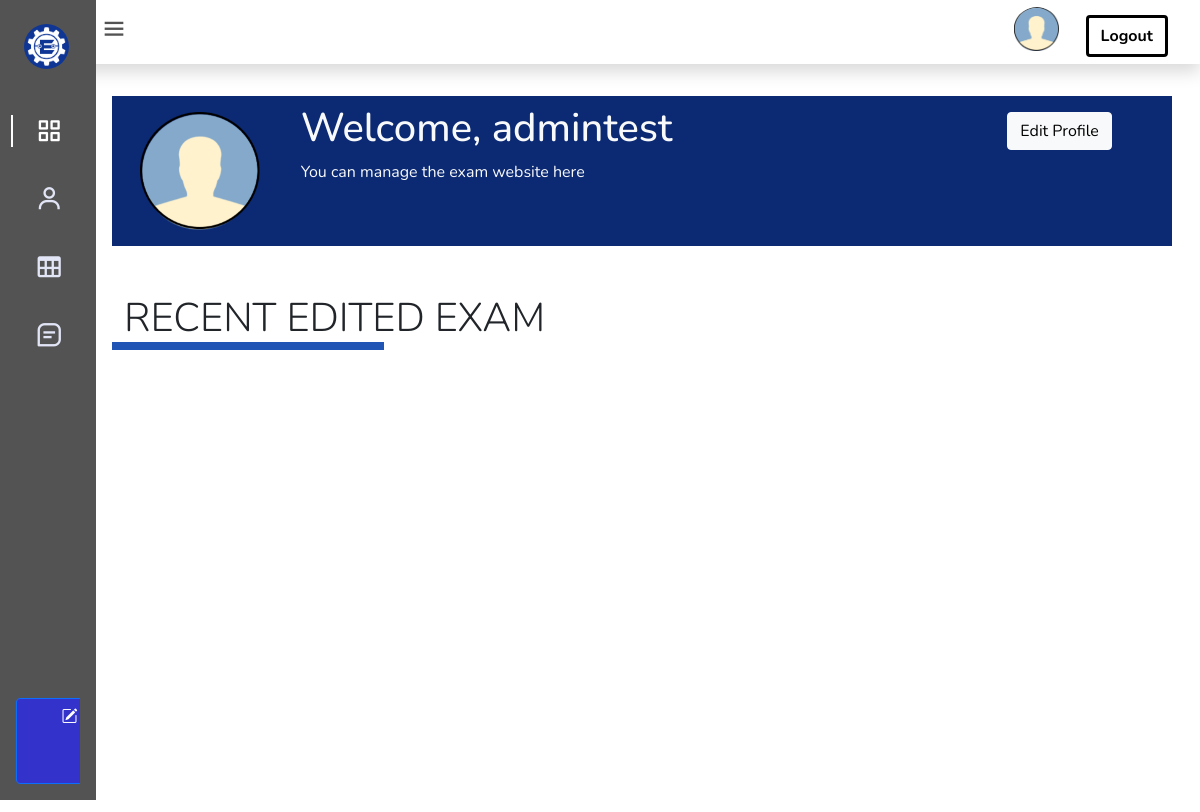
Before: /src/webadmin/AdminHome.php (signed in) with the older database file.
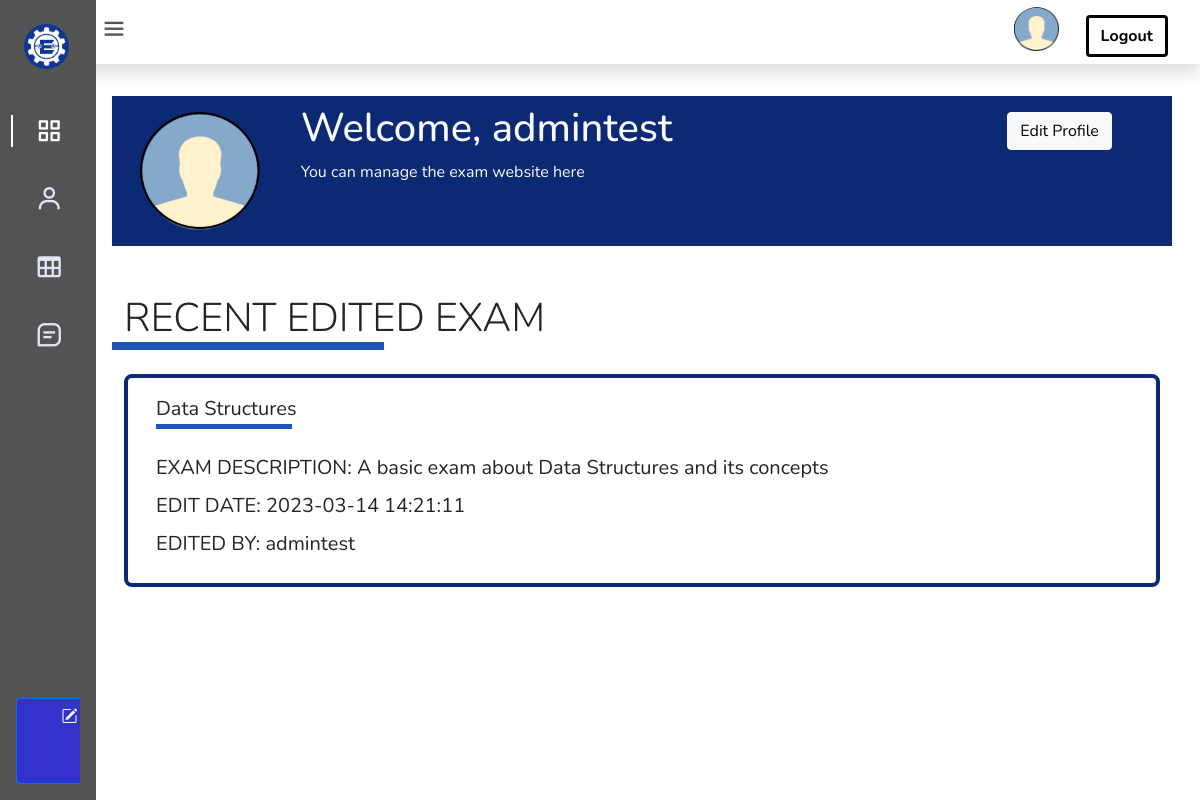
After: the same page with the newer database file.
### tables this page shows
CREATE TABLE `tbExam` (
	`clExID` int(9) UNSIGNED NOT NULL,  
	`clExName` varchar(500) NOT NULL, 
	`clExDescription` varchar(2000) NOT NULL, 
	`clExInstructions` varchar(3000) NOT NULL, 
	`clExPublish` int(1) UNSIGNED NOT NULL,  
	`clExLastEditedBy` int(9) UNSIGNED NOT NULL, 
	`clExPublishedBy` int(9) UNSIGNED DEFAULT NULL, 
	`clExLastEditDate` datetime not null default now(),
    PRIMARY KEY (`clExID`)
);

CREATE TABLE `tbusers` (
	`clUrID` int(9) UNSIGNED NOT NULL AUTO_INCREMENT,  
	`clUrFirstname` varchar(25) NOT NULL, 
	`clUrLastname` varchar(25) NOT NULL, 
	`clUrUsername` varchar(25) NOT NULL, 
	`clUrPassword` text NOT NULL, 
	`clUrLevel` tinyint(1) NOT NULL DEFAULT '1', 
	`clUrdate_added` datetime NOT NULL DEFAULT CURRENT_TIMESTAMP, 
	`clUrcontact_num` varchar(12) DEFAULT NULL, 
	`clUremail` varchar(45) DEFAULT NULL, 
	`clUraddress` varchar(45) DEFAULT NULL, 
	`clUrStatus` int NOT NULL DEFAULT '1', 
	`clUrDateDeleted` datetime DEFAULT NULL, 
	PRIMARY KEY (`clUrID`),
	`clUrLastlogin` datetime NOT NULL DEFAULT current_timestamp(),
  	`clUrPhoto` varchar(255) DEFAULT NULL

);

### src/webadmin/AdminHome.php (the view, shortened to what this page needs)
<?php
include '../includes/connectdb.php';
if($_SESSION['admin_sid']==session_id())
{
    $clUrID = $_SESSION['clUrID'];
    $clUrUsername = $_SESSION['clUrUsername'];
    $result = mysqli_query($connectdb, "SELECT clUrPhoto from tbusers where clUrID = $clUrID;");
    $row = $result->fetch_assoc();
?>
<!DOCTYPE html>
<html>
    <head>
        <link
            href="https://cdn.jsdelivr.net/npm/bootstrap@5.2.1/dist/css/bootstrap.min.css"
            rel="stylesheet"
        />
        <link rel="stylesheet" href="https://cdn.jsdelivr.net/npm/bootstrap-icons@1.4.1/font/bootstrap-icons.css"/>
        <link href="https://cdn.jsdelivr.net/npm/boxicons@latest/css/boxicons.min.css" rel="stylesheet">
        <link href="https://cdn.jsdelivr.net/npm/bootstrap@5.0.0-beta1/dist/css/bootstrap.min.css" rel="stylesheet">
        <link rel="stylesheet" href="../css/admin_home_style.css">
    </head>
    <body id="body-pd">
        <header class="header shadow" id="header">
            <div class="header_toggle">
                <i class='bx bx-menu' id="header-toggle"></i>
            </div>
            <div id="i--account--admin">
                <div class="header_img">
                    <a href="AdminHome.php">
                        <?php
                            if ($row['clUrPhoto'] == ""){
                                echo '<img src="../images/Display Picture Icon.png" alt="display picture">';
                            }
                            else{
                                echo '<img src="../images/user images/'. $row['clUrPhoto'] .'" alt="display picture">';
                            }
                        ?>
                    </a>
                </div>
                <div>
                    <button type="button" class="btn ms-4 mt-2">
                        <a href="../includes/logout.php" class="fw-bold" id="i--button--logout">Logout</a>
                    </button>
                </div>
            </div>
        </header>
        <div class="l-navbar" id="nav-bar">
            <nav class="nav">
                <div>
                    <a href="AdminHome.php" class="nav_logo">
                        <i>
                            <img src="../images/Small Logo.png" alt="Erovoutika Logo" id="i--logo--erovoutika">
                        </i>
                    </a>
                    <div class="nav_list">
                        <a href="AdminHome.php" class="nav_link active">
                            <i class='bx bx-grid-alt nav_icon'></i>
                        </a>
                        <a href="AdminProfile.php" class="nav_link">
                            <i class='bx bx-user nav_icon'></i>
                        </a>
                        <a href="admin_usertable.php" class="nav_link">
                            <i class='bx bx-table nav_icon'></i>
                        </a>
                        <a href="AdminExamList.php" class="nav_link">
                            <i class='bx bx-message-square-detail nav_icon'></i>
                        </a>
                    </div>
                </div>
                    <a href="adminsignup_template.php"  class="btn btn-primary ms-3 mb-3">
                        <i class="bi bi-pencil-square"></i>
                    </a>
                </div>
        <div class="height-100" id="i--container--mainContent">
            <div class="container my-3">
                <div class="row" id="i--row--banner">
                    <div class="col-2">
                        <?php
                            if ($row['clUrPhoto'] == ""){
                                echo '<img src="../images/Display Picture Icon.png" alt="Photo/Icon" class="img-fluid m-3" id="i--banner--dp">';
                            }
                            else{
                                echo '<img src="../images/user images/'. $row['clUrPhoto'] .'" alt="Photo/Icon" class="img-fluid m-3" id="i--banner--dp">';
                            }
                        ?>
                    </div>
                    <div class="col-8">
                        <h1 class="text-light mt-2" id="i--banner--title">Welcome, <?php echo $clUrUsername ?></h1>
                        <p class="text-light" id="i--banner--subtitle">You can manage the exam website here</p>
                    </div>
                    <div class="col-2">
                        <a href = "AdminProfile.php" role="button" class="btn btn-light my-3" id="i--button--editProfile">Edit Profile</a>
                    </div>
                </div>
                <div class="row mt-5">
                    <div class="col display-6">
                        RECENT EDITED EXAM
                    </div>
                </div>
                <div class="row">
                    <div class="col-4" id="i--line--blue"></div>
                </div>
                <div class="row my-2 gy-3">
                <?php
                    $sql = "SELECT * FROM tbexam order by clExLastEditDate desc";
                    $result = $connectdb->query($sql);
                    if ($result->num_rows > 0) {
                    while($row = $result->fetch_assoc()) {
                        $UrLastEditor = $row["clExLastEditedBy"];
                        $query = "SELECT clUrUsername FROM tbusers WHERE clUrID = $UrLastEditor";
                        $rs = $connectdb->query($query);
                        $rw = $rs->fetch_assoc();
                        echo '<div class="col-12">';
                        echo '<div class="card" id="i--card--edit">
                                <div class="card-body">
                                    <div class="container">';
                                echo ' <div class="row fs-5">
                                        '.$row["clExName"].'
                                        </div>
                                        <div class="row" id="i--line--card"></div>
                                        <div class="row mt-4 fs-5">
                                            EXAM DESCRIPTION: '.$row["clExDescription"].'
                                        </div>
                                        <div class="row my-2 fs-5">
                                        EDIT DATE: '.$row["clExLastEditDate"].'
                                        </div>
                                        <div class="row my-2 fs-5">
                                        EDITED BY: '.$rw["clUrUsername"].'
                                        </div>';
                        echo '      </div>
                                </div>
                              </div>';
                        echo '</div>';
                    }
                }
                ?>
                </div>
            </div>
        </div>
    </body>
</html>
<?php
	}
?>

### src/css/admin_home_style.css (style rules this page uses)
:root { --header-height: 3rem; --nav-width: 68px; --first-color: #535353; --first-color-light: #E2E5F6; --white-color: #ffffff; --body-font: 'Nunito', sans-serif; --normal-font-size: 1rem; --z-fixed: 100 }
body { position: relative; margin: var(--header-height) 0 0 0; padding: 0 1rem; font-family: var(--body-font); font-size: var(--normal-font-size); transition: .5s }
a { text-decoration: none }
.header { width: 100%; height: var(--header-height); position: fixed; top: 0; left: 0; display: flex; align-items: center; justify-content: space-between; padding: 0 1rem; background-color: #ffffff; z-index: var(--z-fixed); transition: .5s }
.header_toggle { color: #535353; font-size: 1.75rem; cursor: pointer; }
.header_img { width: 35px; height: 35px; display: flex; justify-content: center; border-radius: 50%; overflow: hidden }
.header_img img { width: 40px }
#i--account--admin { display: inline-flex; justify-content: flex-end; }
button.btn.ms-4.mt-2 { border-color: black; border-width: 0.2rem; }
#i--button--logout { color: black; }
.l-navbar { position: fixed; top: 0; left: -30%; width: var(--nav-width); height: 100vh; background-color: var(--first-color); padding: .5rem 1rem 0 -1; transition: .5s; z-index: var(--z-fixed) }
.nav { height: 100%; display: flex; flex-direction: column; justify-content: space-between; overflow: hidden }
.nav_logo, .nav_link { display: grid; grid-template-columns: max-content max-content; align-items: center; column-gap: 1rem; padding: .5rem 0 .5rem 1.5rem }
.nav_logo { margin-bottom: 2rem }
#i--logo--erovoutika { width: 45px; height: 45px; border-radius: 50%; overflow: hidden; font-size: 1.5rem }
.nav_link { position: relative; color: var(--first-color-light); margin-bottom: 1.5rem; transition: .3s }
.nav_list { margin-left: .7rem; }
.nav_icon { font-size: 1.75rem }
a.btn.ms-3.mb-3 { background-color: #3333CC; color: #ffffff; }
#i--container--mainContent { padding-top: 1rem; margin-top: 1rem }
#i--row--banner { background: #0C2A73; }
#i--banner--dp { height: auto; width: 7.5rem }
#i--line--blue { background: #2055B5; height: .5rem; width: 17rem }
.card { border-color: #0C2A73; border-radius: .5rem; border-width: .3rem; }
#i--line--card { background: #2055B5; height: .3rem; width: 8.5rem }
.active { color: var(--white-color) }
.active::before { content: ''; position: absolute; left: 0; width: 2px; height: 32px; background-color: var(--white-color) }
.height-100 { height:100vh }
@media screen and (min-width: 768px) { body { margin: calc(var(--header-height) + 1rem) 0 0 0; padding-left: calc(var(--nav-width) + 2rem) } }
@media screen and (min-width: 768px) { .header { height: calc(var(--header-height) + 1rem); padding: 0 2rem 0 calc(var(--nav-width) + 2rem) } }
@media screen and (min-width: 768px) { .header_img { width: 50px; height: 50px } }
@media screen and (min-width: 768px) { .header_img img { width: 45px } }
@media screen and (min-width: 768px) { .l-navbar { left: 0; padding: 1rem 1rem 0 0; width: 6rem; } }

Changed rows visible on the page:
added tbexam: clExName "Data Structures", clExDescription "A basic exam about Data Structures and its concepts", clExLastEditDate "2023-03-14 14:21:11", tbusers.clUrUsername "admintest"
